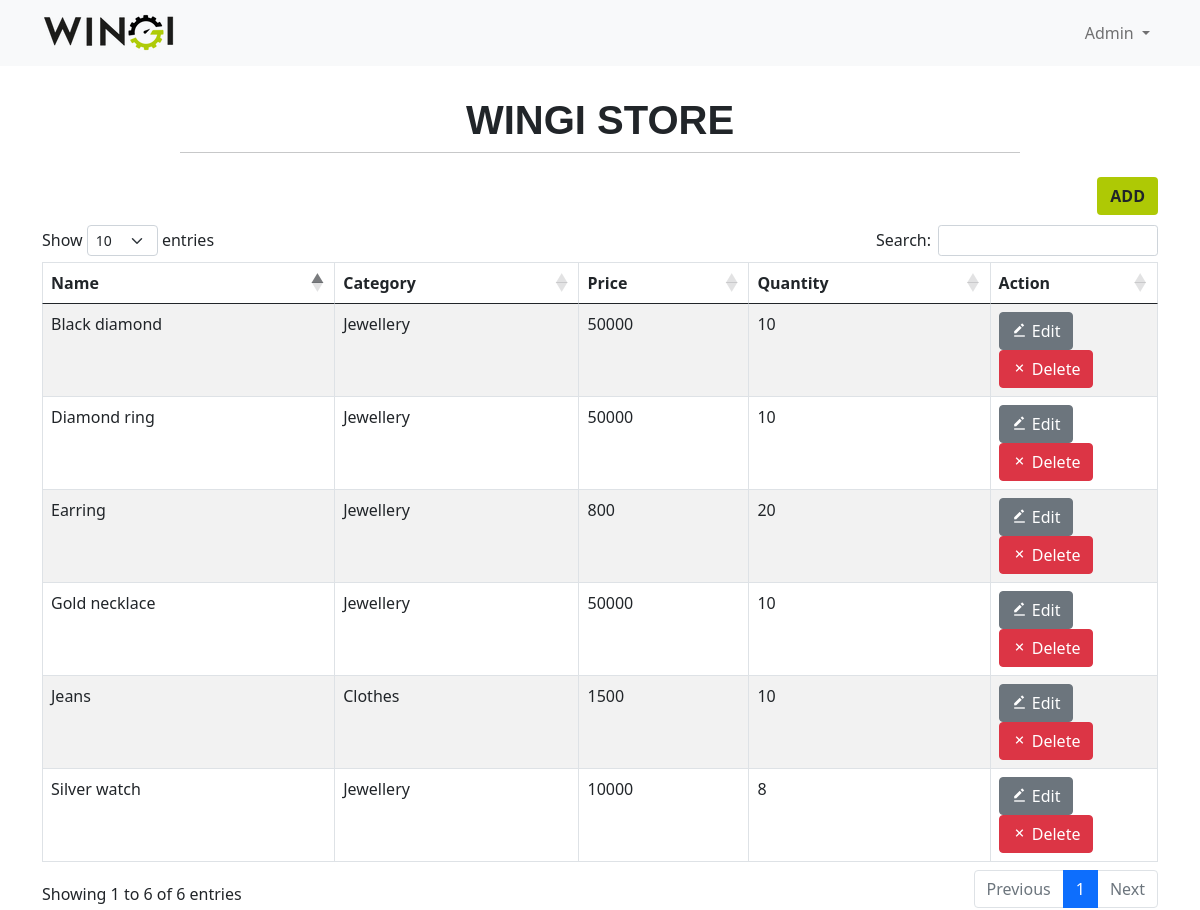
/php/index.php (signed in), run on the app's committed database.
### tables this page shows
CREATE TABLE `products` (
  `id` int(11) NOT NULL,
  `name` varchar(255) NOT NULL,
  `category` varchar(255) NOT NULL,
  `price` int(11) NOT NULL,
  `quantity` int(11) NOT NULL,
  `date_created` timestamp NOT NULL DEFAULT current_timestamp() ON UPDATE current_timestamp()
);

### php/index.php (the view, shortened to what this page needs)
<?php
    include '../php/connect.php';
    $query = mysqli_query($con,"SELECT * FROM products");
?>
<!DOCTYPE html>
<html lang="en">
<head>
    <link rel="stylesheet" href="../css/style.css">
    <link rel="stylesheet" href="https://cdn.datatables.net/1.11.3/css/dataTables.bootstrap5.min.css">
    <link rel="stylesheet" href="https://cdn.jsdelivr.net/npm/bootstrap@5.1.0/dist/css/bootstrap.min.css">
    <link rel="stylesheet" href="https://cdn.jsdelivr.net/npm/boxicons@latest/css/boxicons.min.css">
    <link href="https://cdnjs.cloudflare.com/ajax/libs/simple-line-icons/2.4.1/css/simple-line-icons.min.css" rel="stylesheet">
</head>
<body>
    <header>
        <nav class="navbar navbar-expand-lg navbar-light bg-light fixed-top">
            <div class="container">
              <a class="navbar-brand" href="index.php"><img src="../assets/WingiLogo.png" height="40" alt="WINGI logo"></a>
              <div class="collapse navbar-collapse" id="navbarResponsive">
                <ul class="navbar-nav ms-auto">
                  <li class="nav-item dropdown">
                        <a class="nav-link dropdown-toggle" href="#" id="navbarDarkDropdownMenuLink" role="button" data-bs-toggle="dropdown" aria-expanded="false">
                          <span><i class="icon icon-user"></i></span>&nbsp;Admin
                        </a>
                    </li>
                </ul>
              </div>
            </div>
          </nav>
        </header>
        <br><br><br><br>
        <h1 style="text-align: center; font-family: 'Trebuchet MS', sans-serif;"><b>WINGI STORE</b></h1>
        <hr style="margin: auto; width: 70%;">
        <br>
    <div class="container">
        <div id="newBtn" style="float: right; position:static;">
            <button class="btn" style="background-color: #aec905;" data-toggle="modal" data-target="#openModal"><b>ADD</b></button>
        </div>
        <br><br>
        <div>
        <table id="example" class='table table-striped table-hover table-bordered' style="width:100%">
            <thead>
                <tr>
                    <th>Name</th>
                    <th>Category</th>
                    <th>Price</th>
                    <th>Quantity</th>
                    <th>Action</th>
                </tr>
            </thead>
            <tbody>
            <?php
                while($row = mysqli_fetch_array($query))
                {
                echo'
                    <tr>
                        <td>'.$row['name'].'</td>
                        <td>'.$row['category'].'</td>
                        <td>'.$row['price'].'</td>
                        <td>'.$row['quantity'].'</td>
                        <td style="width: 15%;">
                            <a class="btn btn-secondary" href="editproduct.php?pid='.$row['id'].'">
                                <i class="bx bxs-edit-alt"></i>
                                Edit
                            </a>
                            <a class="btn btn-danger" href="index.php?DeleteID='.$row['id'].'">
                            <i class="bx bx-x"></i>
                                Delete
                            </a>
                        </td>
                    </tr>
                ';
                }
            ?>
            </tbody>
        </table>
        </div>
    </div>
</body>
</html>

### css/style.css (style rules this page uses)
body { background-color: #dee9ff; }

### data on the page
products: name "Jeans", category "Clothes", price "1500", quantity "10"
products: name "Black diamond", category "Jewellery", price "50000", quantity "10"
products: name "Gold necklace", category "Jewellery", price "50000", quantity "10"
products: name "Silver watch", category "Jewellery", price "10000", quantity "8"
products: name "Earring", category "Jewellery", price "800", quantity "20"
products: name "Diamond ring", category "Jewellery", price "50000", quantity "10"
